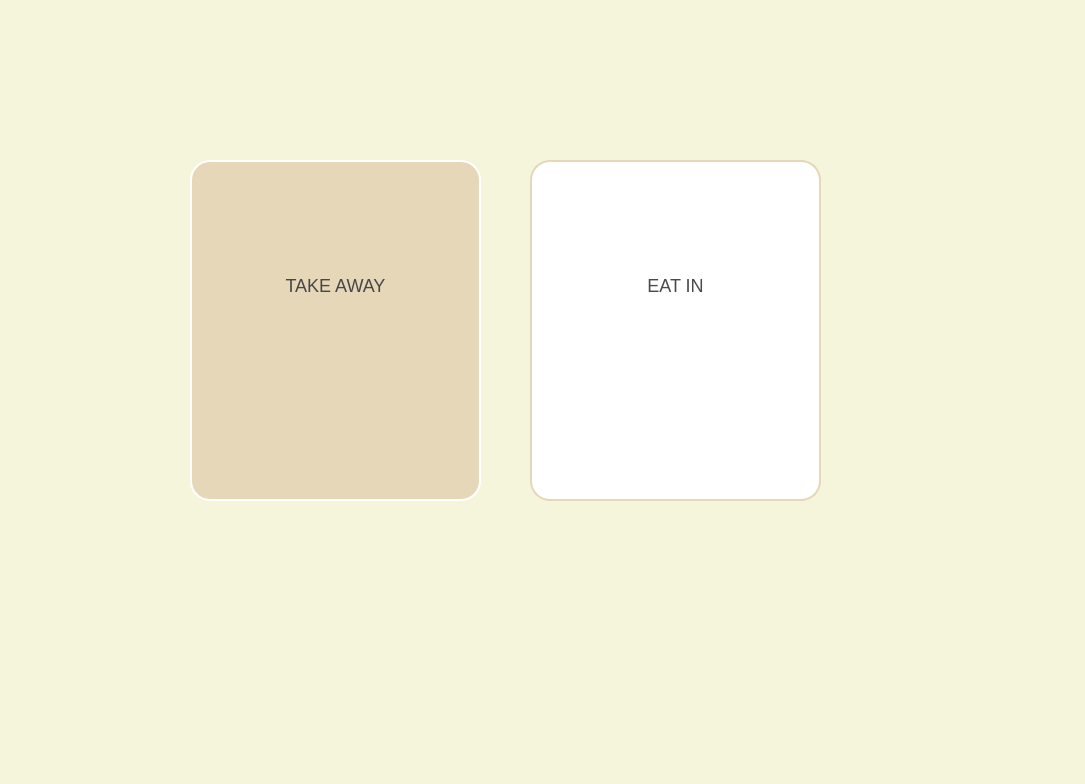
<?xml version="1.0" encoding="UTF-8"?>
<ui version="4.0">
 <class>MainWindow</class>
 <widget class="QMainWindow" name="MainWindow">
  <property name="geometry">
   <rect>
    <x>0</x>
    <y>0</y>
    <width>1085</width>
    <height>784</height>
   </rect>
  </property>
  <property name="windowTitle">
   <string>MainWindow</string>
  </property>
  <property name="styleSheet">
   <string notr="true">background-color: rgb(245, 245, 220);</string>
  </property>
  <widget class="QWidget" name="centralwidget">
   <widget class="QLabel" name="label_logo">
    <property name="geometry">
     <rect>
      <x>880</x>
      <y>-10</y>
      <width>181</width>
      <height>71</height>
     </rect>
    </property>
    <property name="font">
     <font>
      <family>Mongolian Baiti</family>
     </font>
    </property>
    <property name="styleSheet">
     <string notr="true">background-color:transparent;</string>
    </property>
    <property name="text">
     <string/>
    </property>
    <property name="pixmap">
     <pixmap>../images/image-removebg-preview (24).png</pixmap>
    </property>
    <property name="scaledContents">
     <bool>true</bool>
    </property>
   </widget>
   <widget class="QPushButton" name="pushButton_takeaway">
    <property name="geometry">
     <rect>
      <x>190</x>
      <y>160</y>
      <width>291</width>
      <height>341</height>
     </rect>
    </property>
    <property name="font">
     <font>
      <pointsize>-1</pointsize>
     </font>
    </property>
    <property name="styleSheet">
     <string notr="true">QPushButton {
    background-color: rgb(230, 215, 185);
    color: rgb(71, 71, 71);
    border-radius: 20px; 
  	border:2px solid #FFFFFF;
    padding: 10px;
	padding-bottom: 100px;
    font-size: 18px;
	
}

QPushButton:hover {
    background-color: #D9C9A7; 
}


QPushButton:checked {
    background-color: #C5A673; 
    color: white;
    border: 2px solid #A67C52;
}
</string>
    </property>
    <property name="text">
     <string>TAKE AWAY</string>
    </property>
   </widget>
   <widget class="QPushButton" name="pushButton_eatin">
    <property name="geometry">
     <rect>
      <x>530</x>
      <y>160</y>
      <width>291</width>
      <height>341</height>
     </rect>
    </property>
    <property name="font">
     <font>
      <pointsize>-1</pointsize>
     </font>
    </property>
    <property name="styleSheet">
     <string notr="true">QPushButton {
    border: 2px solid rgb(230, 215, 185);
	background-color: rgb(255, 255, 255);
    color: #4A4A4A;
    border-radius: 20px; 
  	font-size: 18px;
    padding: 10px;
	padding-bottom: 100px;
}

QPushButton:hover {
    background-color: #D9C9A7; 
}


QPushButton:checked {
    background-color: #C5A673; 
    color: white;
    border: 2px solid #A67C52;
}
</string>
    </property>
    <property name="text">
     <string>EAT IN</string>
    </property>
   </widget>
   <widget class="QLabel" name="label_take">
    <property name="geometry">
     <rect>
      <x>280</x>
      <y>310</y>
      <width>111</width>
      <height>121</height>
     </rect>
    </property>
    <property name="styleSheet">
     <string notr="true">background-color:transparent</string>
    </property>
    <property name="text">
     <string/>
    </property>
    <property name="pixmap">
     <pixmap>../images/img_4.png</pixmap>
    </property>
    <property name="scaledContents">
     <bool>true</bool>
    </property>
   </widget>
   <widget class="QLabel" name="label_eatin">
    <property name="geometry">
     <rect>
      <x>587</x>
      <y>278</y>
      <width>181</width>
      <height>191</height>
     </rect>
    </property>
    <property name="styleSheet">
     <string notr="true">background-color:transparent;</string>
    </property>
    <property name="text">
     <string/>
    </property>
    <property name="pixmap">
     <pixmap>../images/image-removebg-preview (55).png</pixmap>
    </property>
    <property name="scaledContents">
     <bool>true</bool>
    </property>
   </widget>
  </widget>
  <widget class="QMenuBar" name="menubar">
   <property name="geometry">
    <rect>
     <x>0</x>
     <y>0</y>
     <width>1085</width>
     <height>26</height>
    </rect>
   </property>
  </widget>
  <widget class="QStatusBar" name="statusbar"/>
 </widget>
 <resources/>
 <connections/>
</ui>
